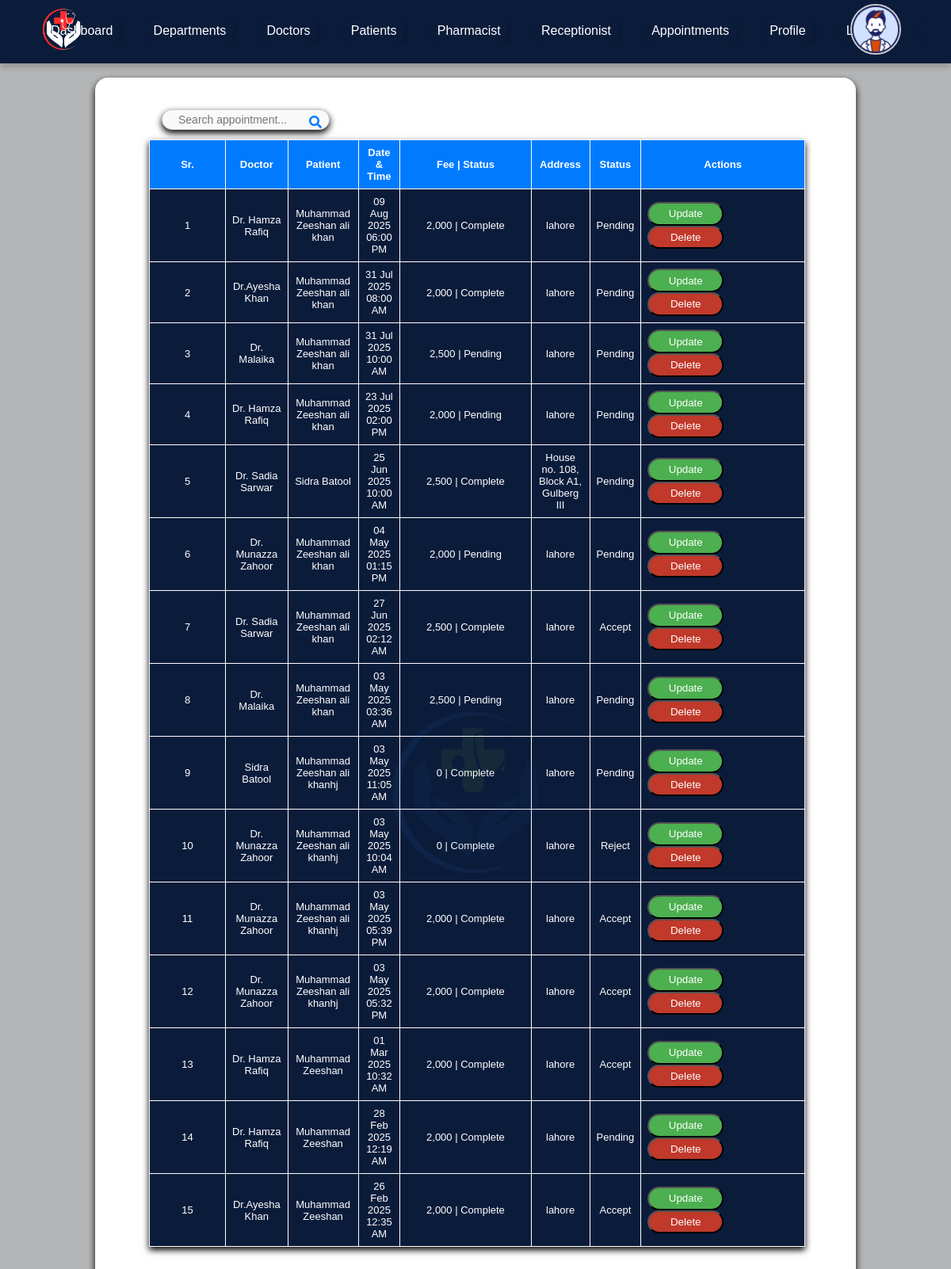
Page /admin/appointment.php (signed in) on the committed database.
### tables this page shows
CREATE TABLE `appointment` (
  `id` int(11) NOT NULL,
  `doctor_id` int(11) NOT NULL,
  `patient_id` int(11) NOT NULL,
  `patient_name` varchar(80) NOT NULL,
  `added_on` date NOT NULL,
  `date` date NOT NULL,
  `time` time NOT NULL,
  `fee` int(11) NOT NULL,
  `payment_id` varchar(80) NOT NULL,
  `pay_status` varchar(80) NOT NULL,
  `status` varchar(80) NOT NULL
);

CREATE TABLE `users` (
  `id` int(11) NOT NULL,
  `name` varchar(80) NOT NULL,
  `username` varchar(80) NOT NULL,
  `password` varchar(80) NOT NULL,
  `role` varchar(80) NOT NULL
);

CREATE TABLE `patient` (
  `id` int(11) NOT NULL,
  `user_id` int(11) NOT NULL,
  `dob` date NOT NULL,
  `gender` varchar(80) NOT NULL,
  `cnic` varchar(80) NOT NULL,
  `address` varchar(80) NOT NULL,
  `contact` varchar(80) NOT NULL,
  `email` varchar(80) NOT NULL
);

### admin/appointment.php (the view, shortened to what this page needs)
<?php
include 'header.php';
?>
         <form method="post">
         <section id="appointments-section">
            <div class="appointments-container">
               <div class="search-container">
                  <input type="text" name="keyword" id="search-input" placeholder="Search appointment..." required/>
                  <button type="submit" name="search" id="search-btn" class="search-btn">
                  <i class="fa fa-search"></i>
                  </button>
               </div>
               </form>
               <table class="appointments-table">
                  <thead>
                     <tr>
                        <th>Sr.</th>
                        <th>Doctor</th>
                        <th>Patient</th>
                        <th>Date & Time</th>
                        <th style="width:20%;">Fee | Status</th>
                        <th>Address</th>
                        <th>Status</th>
                        <th style="width:25%;">Actions</th>
                     </tr>
                  </thead>
                  <tbody id="appointments-body">
                  <?php
				  $i=1;
				  if(isset($_POST['search'])){
					  $keyword=$_POST['keyword'];
					  $sql="select appointment.*, users.name as doctor_name, address from appointment INNER JOIN users on users.id=appointment.doctor_id INNER JOIN patient on appointment.patient_id=patient.id where users.name  LIKE '%$keyword%' OR patient_name LIKE '%$keyword%' OR fee LIKE '%$keyword%' OR status LIKE '%$keyword%' OR pay_status LIKE '%$keyword%'";
				  }
				  else{
				  $sql="select appointment.*, users.name as doctor_name, address from appointment INNER JOIN users on users.id=appointment.doctor_id INNER JOIN patient on appointment.patient_id=patient.id ORDER BY appointment.id DESC";
				  }
				  $result=mysqli_query($con,$sql);
				  if(mysqli_num_rows($result)>0){
				  while($row=mysqli_fetch_array($result)){
				  ?>
                  <tr>
                    <td><?php echo $i++;?></td>
                    <td><?php echo $row['doctor_name'];?></td>
                    <td><?php echo $row['patient_name'];?></td>
                    <td><?php echo date('d M Y',strtotime($row['date']));?> <?php echo date('h:i A',strtotime($row['time']));?></td>
                    <td><?php echo number_format($row['fee']);?> | <?php echo $row['pay_status'];?></td>
                    <td><?php echo $row['address'];?></td>
                    <td><?php echo $row['status'];?></td>
                    <td>
                    <a href="update_appointment.php?id=<?php echo $row['id'];?>"><button type="button" class="update-btn">Update</button></a>
                    <a href="delete_appointment.php?id=<?php echo $row['id'];?>" onclick="return confirm('Do you want to delete?');"><button type="button" class="delete-btn">Delete</button></a>
                    </td>
                </tr>
                <?php } } else{ ?>
                <tr>
                    <td colspan="8">No record found</td>
                </tr>
                <?php } ?>
            </tbody>
               </table>
      </main>
   </body>
</html>

### css/doctor/doctorchart.css (style rules this page uses)
* { margin: 0; padding: 0; box-sizing: border-box; font-family: "Arial", sans-serif; }

### css/doctor/doctor.css (style rules this page uses)
body, html { margin: 0; padding: 0; font-family: Arial, sans-serif; box-sizing: border-box; background-color: #b4b5b6 !important; }

### css/doctor/prescriptons.css (style rules this page uses)
input[type="text"], select { width: 100%; padding: 12px; margin-top: 8px; border: 1px solid #ddd; border-radius: 4px; font-size: 16px; background-color: #fff; box-sizing: border-box; }

### css/doctor/manage_appointment.css (style rules this page uses)
#appointments-section { padding: 20px; font-family: Arial, sans-serif; }
.appointments-container { width: 80vw; height: auto; margin: 20px auto; padding: 20px; background: #ffffff; box-shadow: 0 4px 8px rgba(0, 0, 0, 1); margin-top: 0; border-radius: 1em; }
.search-container { position: relative; width: 23%; margin: 12px auto; display: flex; float: left; margin-left: 4em; align-items: center; }
#search-input { width: 100%; padding: 12px 40px 12px 20px; font-size: 14px; border: 1px solid #ccc; border-radius: 25px; background-color: #f9f9f9; transition: all 0.3s ease-in-out; box-shadow: 0 4px 8px rgba(0, 0, 0, 1); height: 1rem; }
.search-btn { position: absolute; height:auto; right: 0; margin-top: 1rem ; padding: 0.6rem; background-color: transparent; border: none; color: #007bff; font-size: 16px; cursor: pointer; }
.search-btn i { transition: color 0.3s ease; }
.appointments-table { width: 90%; border-collapse: collapse; margin-bottom: 20px; background-color: #0b1c3b; color: white; margin: 3rem; box-shadow: 0 4px 8px rgba(0, 0, 0, 2); font-size: small; }
.appointments-table th, .appointments-table td { border: 1px solid white; text-align: center; padding: 8px; }
.appointments-table th { background-color: #007bff; }
.appointments-table td:nth-child(1), .appointments-table th:nth-child(1) { width: 6rem; }
.appointments-table td:nth-child(5), .appointments-table th:nth-child(5) { width: 18rem; }
.update-btn { background-color: #4caf50; width: 6rem; color: white; float: left; padding: 0.4em; cursor: pointer; border-radius: 3em; }
.delete-btn { background-color: #c0392b; width: 6rem; color: white; float: left; padding: 0.4em; cursor: pointer; border-radius: 3em; }

### css/doctor/Referal_management.css (style rules this page uses)
form { display: grid; gap: 20px; }
input[type="text"], input[type="password"], input[type="file"], select, textarea { padding: 10px; border: 1px solid #ddd; border-radius: 4px; font-size: 14px; color: #333; border: 1px solid #ccc; border-radius: 35px; transition: all 0.3s ease-in-out; background-color: #f9f9f9; }
select, input, textarea { width: 100%; }

### rows in the picture
appointment: users.name "Dr. Hamza Rafiq", patient_name "Muhammad Zeeshan ali khan", date "09 Aug 2025", time "06:00 PM", fee "2,000", pay_status "Complete", patient.address "lahore", status "Pending"
appointment: users.name "Dr.Ayesha Khan", patient_name "Muhammad Zeeshan ali khan", date "31 Jul 2025", time "08:00 AM", fee "2,000", pay_status "Complete", patient.address "lahore", status "Pending"
appointment: users.name "Dr. Malaika", patient_name "Muhammad Zeeshan ali khan", date "31 Jul 2025", time "10:00 AM", fee "2,500", pay_status "Pending", patient.address "lahore", status "Pending"
appointment: users.name "Dr. Hamza Rafiq", patient_name "Muhammad Zeeshan ali khan", date "23 Jul 2025", time "02:00 PM", fee "2,000", pay_status "Pending", patient.address "lahore", status "Pending"
appointment: users.name "Dr. Sadia Sarwar", patient_name "Sidra Batool", date "25 Jun 2025", time "10:00 AM", fee "2,500", pay_status "Complete", patient.address "House no. 108, Block A1, Gulberg III", status "Pending"
appointment: users.name "Dr. Munazza Zahoor", patient_name "Muhammad Zeeshan ali khan", date "04 May 2025", time "01:15 PM", fee "2,000", pay_status "Pending", patient.address "lahore", status "Pending"
appointment: users.name "Dr. Sadia Sarwar", patient_name "Muhammad Zeeshan ali khan", date "27 Jun 2025", time "02:12 AM", fee "2,500", pay_status "Complete", patient.address "lahore", status "Accept"
appointment: users.name "Dr. Malaika", patient_name "Muhammad Zeeshan ali khan", date "03 May 2025", time "03:36 AM", fee "2,500", pay_status "Pending", patient.address "lahore", status "Pending"
appointment: users.name "Sidra Batool", patient_name "Muhammad Zeeshan ali khanhj", date "03 May 2025", time "11:05 AM", fee "0", pay_status "Complete", patient.address "lahore", status "Pending"
appointment: users.name "Dr. Munazza Zahoor", patient_name "Muhammad Zeeshan ali khanhj", date "03 May 2025", time "10:04 AM", fee "0", pay_status "Complete", patient.address "lahore", status "Reject"
appointment: users.name "Dr. Munazza Zahoor", patient_name "Muhammad Zeeshan ali khanhj", date "03 May 2025", time "05:39 PM", fee "2,000", pay_status "Complete", patient.address "lahore", status "Accept"
appointment: users.name "Dr. Munazza Zahoor", patient_name "Muhammad Zeeshan ali khanhj", date "03 May 2025", time "05:32 PM", fee "2,000", pay_status "Complete", patient.address "lahore", status "Accept"
appointment: users.name "Dr. Hamza Rafiq", patient_name "Muhammad Zeeshan", date "01 Mar 2025", time "10:32 AM", fee "2,000", pay_status "Complete", patient.address "lahore", status "Accept"
appointment: users.name "Dr. Hamza Rafiq", patient_name "Muhammad Zeeshan", date "28 Feb 2025", time "12:19 AM", fee "2,000", pay_status "Complete", patient.address "lahore", status "Pending"
appointment: users.name "Dr.Ayesha Khan", patient_name "Muhammad Zeeshan", date "26 Feb 2025", time "12:35 AM", fee "2,000", pay_status "Complete", patient.address "lahore", status "Accept"
